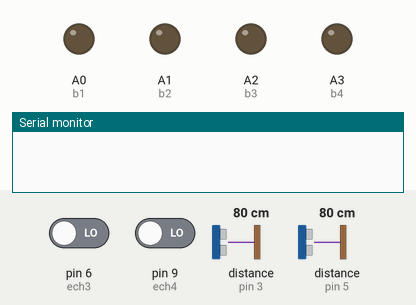
A sketch run on a simulated Arduino Uno, built with avr-gcc and run on an emulated ATmega328P. Parts: output pins drawn as LEDs (lit = HIGH), the last lines printed to the serial monitor. The inputs (shaded band) are chosen by the test bench; at power-on: distance to the obstacle (sensors on pin 3, pin 5) 80 cm, pin 6 (ech3) LOW, pin 9 (ech4) LOW. The echo pulse lasts 58.3 µs per cm; pins used as bus, display or sensor lines are not drawn.

Above: at 1.2 s.
1.3 s: distance to the obstacle (sensor on pin 3) set to 77 cm
At 6.6 s:
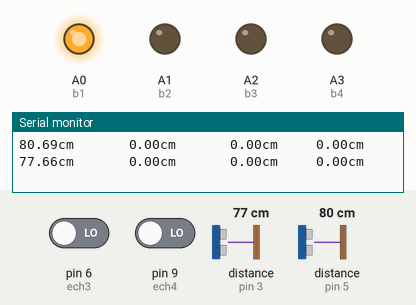
7.5 s: distance to the obstacle (sensor on pin 3) set to 32 cm
12.2 s: distance to the obstacle (sensor on pin 3) set to 27 cm
At 15.9 s:
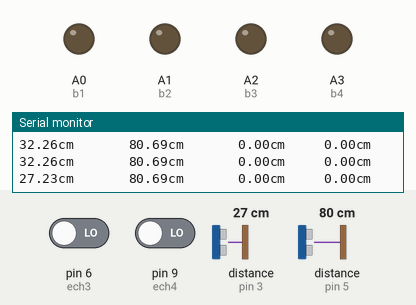
16.5 s: distance to the obstacle (sensor on pin 3) set to 35 cm
At 19.6 s:
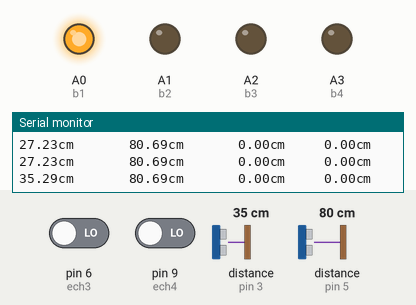
Timing chart, 0 to 21.1 s (numbered marks = the images above; inputs shaded):
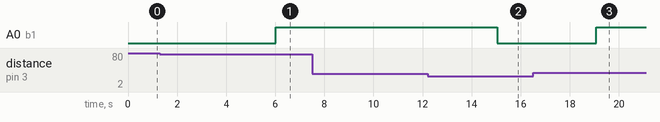

The sketch:

ultra.ino
```cpp
#include <Servo.h>
//int q=0,x;
//int ser=13;
int trg1=2,trg2=4,trg3=7,trg4=8;
int ech1=3,ech2=5,ech3=6,ech4=9;
int b1=A0,b2=A1,b3=A2,b4=A3;
long t1,t2,t3,t4;
float d1,d2,d3,d4;
float serva;
bool u1,u2,u3,u4;
//Servo a;
void setup() {
  // put your setup code here, to run once:
Serial.begin(9600);
pinMode(trg1,OUTPUT);
pinMode(ech1,INPUT);
//pinMode(trg2,OUTPUT);
pinMode(ech2,INPUT);
//pinMode(trg3,OUTPUT);
pinMode(ech3,INPUT);
//pinMode(trg4,OUTPUT);
pinMode(ech4,INPUT);
pinMode(b1,OUTPUT);
pinMode(b2,OUTPUT);
pinMode(b3,OUTPUT);
pinMode(b4,OUTPUT);

//pinMode(ser, OUTPUT);
//a.attach(ser,0,180);
}

void loop() {
  // put your main code here, to run repeatedly:
//u1= false;u2=false;u3=false;u4=false;


digitalWrite(trg1,LOW);
delayMicroseconds(10);
digitalWrite(trg1,HIGH);
delayMicroseconds(15);
digitalWrite(trg1,LOW);


digitalWrite(trg2,LOW);
delayMicroseconds(10);
digitalWrite(trg2,HIGH);
delayMicroseconds(15);
digitalWrite(trg2,LOW);


digitalWrite(trg3,LOW);
delayMicroseconds(10);
digitalWrite(trg3,HIGH);
delayMicroseconds(15);
digitalWrite(trg3,LOW);

digitalWrite(trg4,LOW);
delayMicroseconds(10);
digitalWrite(trg4,HIGH);
delayMicroseconds(15);
digitalWrite(trg4,LOW);


t1= pulseIn(ech1,HIGH);
t2= pulseIn(ech2,HIGH);
t3= pulseIn(ech3,HIGH);

t4= pulseIn(ech4,HIGH);


d1=t1*173./10000.;
d2=t2*173./10000.;
d3=t3*173./10000.;
d4=t4*173./10000.;
Serial.print(d1);
Serial.print("cm       ");
Serial.print(d2);
Serial.print("cm       ");
Serial.print(d3);
Serial.print("cm     ");
Serial.print(d4);
Serial.println("cm");

if (d1<80&&d1>30){
 // u1=true;
digitalWrite(b1,HIGH);
}
else {digitalWrite(b1,LOW);}
if (d2<80&&d2>30){
//  u2=true;
digitalWrite(b2,HIGH);
}else{digitalWrite(b2,LOW);}
if (d3<80&&d3>30){
  //u3=true;
digitalWrite(b3,HIGH);
}else{digitalWrite(b3,LOW);}
if (d4<80&&d4>30){
  //u4=true;
digitalWrite(b4,HIGH);
}else{digitalWrite(b4,LOW);}


//q=q+1;
//x=q%2;
//delay(50);
/*if (u1==false && u2==false && u3==false && u4==false && x==1){;
serva=90
;
a.write(serva);}
else  if(u1==false/* && u2==false && u3==false && u4==false && x==0){
serva=15;
a.write(serva);}*/
}
```

Measured:
- the behaviour switches between 80 and 79 cm on distance to the obstacle (sensor on pin 3) (found by bisection; images 0 and 1)
- the behaviour switches between 30 and 29 cm on distance to the obstacle (sensor on pin 3) (found by bisection; images 1 and 2)
- after the input at 1.3 s, A0 (b1): LOW → HIGH after 4.7 s
- after the input at 12.2 s, A0 (b1): HIGH → LOW after 2.8 s
- after the input at 16.5 s, A0 (b1): LOW → HIGH after 2.6 s
